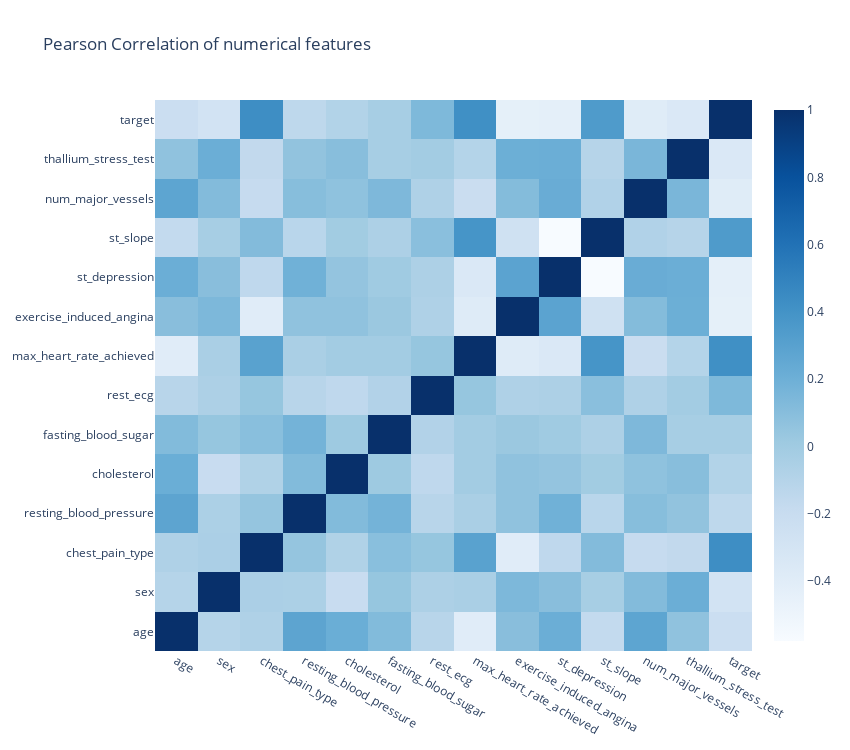

Write notebook code for a chart like this one.
### Code cell
# Correlation plot - heatmap
heatmap_data = [
    go.Heatmap(
        z=data.astype(float).corr().values, # Generating the Pearson correlation
        x=data.columns.values,
        y=data.columns.values,
        colorscale='Blues')]


layout = go.Layout(
    title='Pearson Correlation of numerical features',
    xaxis = dict(ticks='', nticks=36),
    yaxis = dict(ticks='' ),
    width = 850, height = 750)


fig = go.Figure(data=heatmap_data, layout=layout)
py.iplot(fig, filename='labelled-heatmap')

### Figure 1 — Plotly figure (JSON) as saved in the notebook; plotly's stock layout.template omitted (floating-point values rounded to 4 significant figures; data arrays with more than 128 entries replaced by an {"elided": "..."} marker saying what was removed)
{"data": [{"colorscale": [[0, "rgb(247,251,255)"], [0.125, "rgb(222,235,247)"], [0.25, "rgb(198,219,239)"], [0.375, "rgb(158,202,225)"], [0.5, "rgb(107,174,214)"], [0.625, "rgb(66,146,198)"], [0.75, "rgb(33,113,181)"], [0.875, "rgb(8,81,156)"], [1, "rgb(8,48,107)"]], "type": "heatmap", "x": ["age", "sex", "chest_pain_type", "resting_blood_pressure", "cholesterol", "fasting_blood_sugar", "rest_ecg", "max_heart_rate_achieved", "exercise_induced_angina", "st_depression", "st_slope", "num_major_vessels", "thallium_stress_test", "target"], "y": ["age", "sex", "chest_pain_type", "resting_blood_pressure", "cholesterol", "fasting_blood_sugar", "rest_ecg", "max_heart_rate_achieved", "exercise_induced_angina", "st_depression", "st_slope", "num_major_vessels", "thallium_stress_test", "target"], "z": {"elided": "14x14 float values"}}], "layout": {"height": 750, "title": {"text": "Pearson Correlation of numerical features"}, "width": 850, "xaxis": {"nticks": 36, "ticks": ""}, "yaxis": {"ticks": ""}}}
